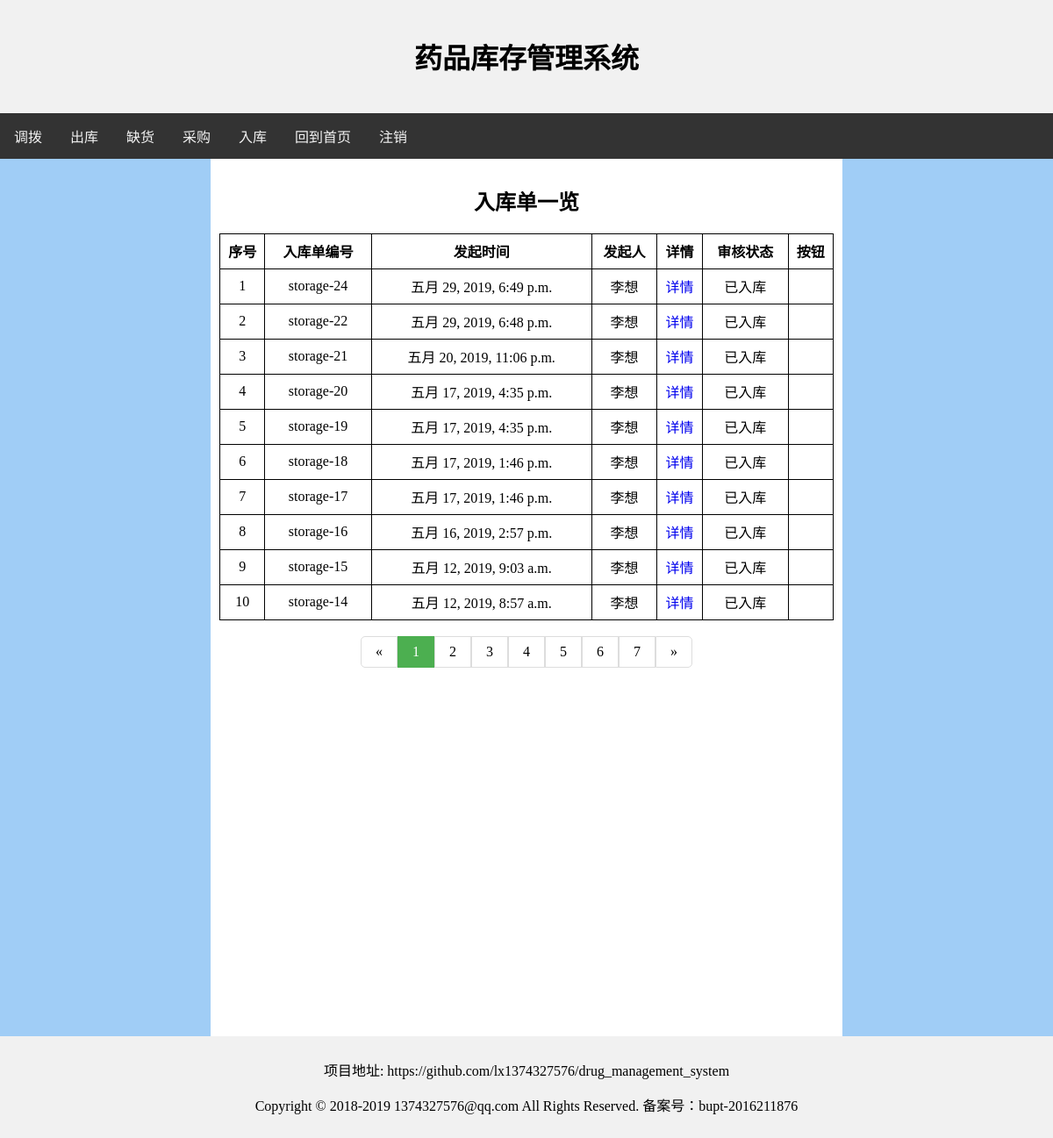
Page /storage/query/1 on the earlier database version.
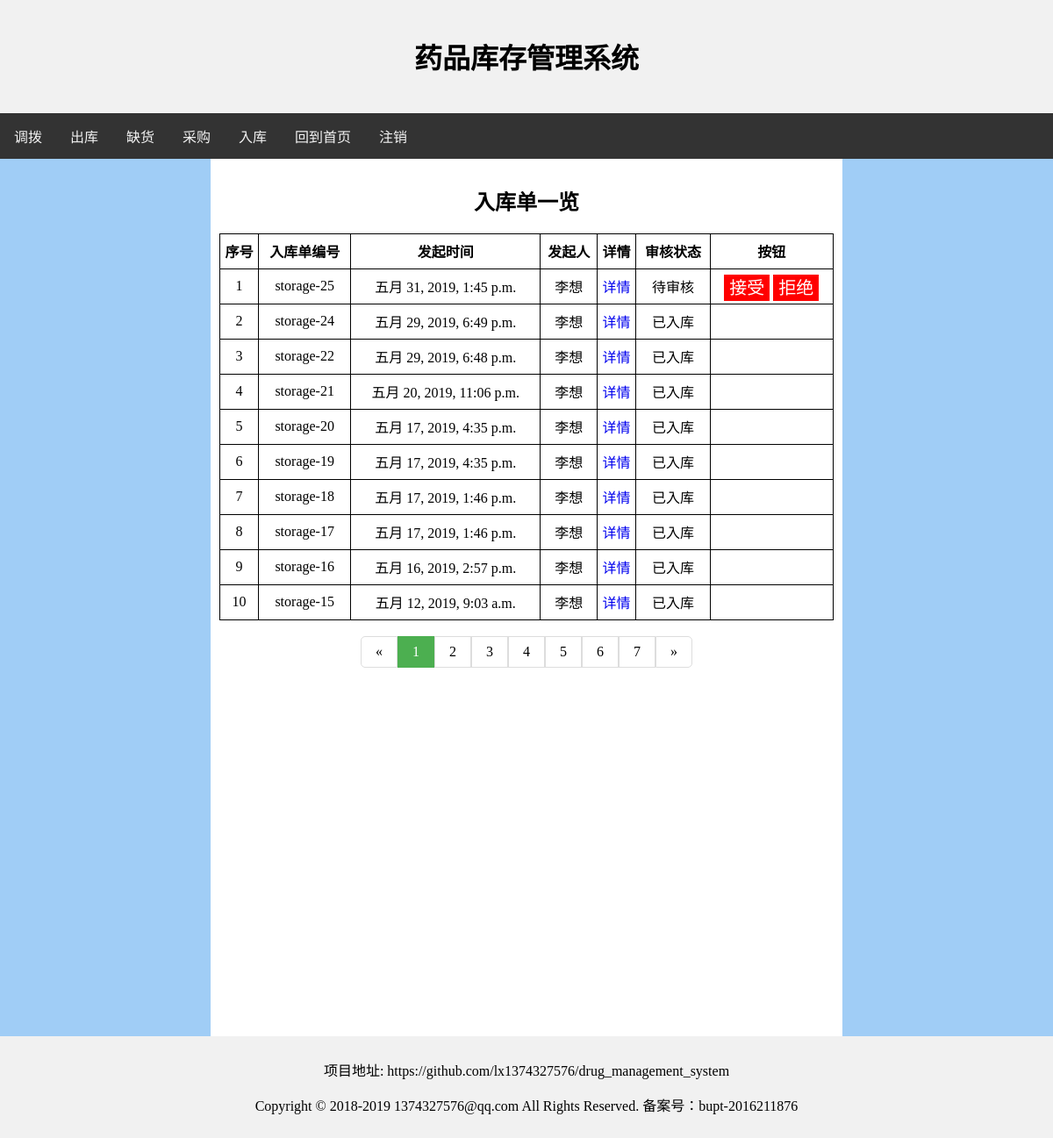
Same page on the later database version.
### storage/models.py (models this page shows)
class Storage(models.Model):
    id = models.IntegerField('id', primary_key=True)
    due_time = models.DateTimeField('due_time', default=timezone.now)
    create_time = models.DateTimeField('create_time', default=timezone.now)
    create_user = models.ForeignKey(User, on_delete=models.CASCADE)
    status = models.IntegerField('status', default=0)  # 0 未审核 1 未入库 2 已入库 3 审核未通过
    check_time = models.DateTimeField('check_time', default=timezone.now)

### user/models.py (models this page shows, shortened)
class User(models.Model):
    id = models.IntegerField('id', primary_key=True)
    user_name = models.CharField('user_name', unique=True, blank=False, max_length=20)
    create_time = models.DateTimeField('create_time', default=timezone.now)
    is_admin = models.BooleanField('is_admin', default=False)
    password = models.CharField('password', blank=False, max_length=20)
    worker_type = models.IntegerField('worker_type', default=0)

### storage/views.py (the view)
# urls.py: path('query/<int:page_id>', views.query_page, name='query_page'),
def query_page(request, page_id):
    storage_list = Storage.objects.all().order_by('status', '-id')
    list_length = storage_list.count()
    if page_id*10 >= list_length+10:
        return HttpResponseRedirect(reverse('storage:query') + str((list_length-1) // 10+1))
    storage_list = storage_list[(page_id-1)*10:min(page_id*10, list_length)]
    status_dict = {
        1: '未入库',
        2: '已入库',
        0: '待审核',
        3: '审核未通过',
    }
    context = {
        'storage_list': storage_list,
        'status_dict': status_dict,
        'page_id': page_id,
        'page_id_minus': page_id-1,
        'page_id_plus': page_id+1,
        'page_id_minus2': page_id-2,
        'page_id_minus3': page_id-3,
        'page_id_plus2': page_id+2,
        'page_id_plus3': page_id+3,
    }
    return render(request, 'storage/query.html', context)

### storage/templates/storage/query.html (shortened to what this page needs)
<html>
    <head>
    </head>
    <body>
        <div class="header">
            <h1>药品库存管理系统</h1>
        </div>
        <div class="topnav">
            <a href="{% url 'demand:demand' %}">调拨</a>
            <a href="{% url 'checkout:checkout' %}">出库</a>
            <a href="{% url 'lack:lack' %}">缺货</a>
            <a href="{% url 'purchase:purchase' %}">采购</a>
            <a href="{% url 'storage:storage' %}">入库</a>
            <a href="{% url 'user:index' %}">回到首页</a>
            <a href="{% url 'user:logout' %}">注销</a>
        </div>
        <div class="row">
            <div class="column left">
            </div>
            <div class="column middle">
                <div class="submit-div">
                    <h2> 入库单一览 </h2>
                </div>
                <table>
                    <tr>
                        <td> <strong>序号</strong> </td>
                        <td> <strong>入库单编号</strong> </td>
                        <td> <strong>发起时间</strong> </td>
                        <td> <strong>发起人</strong> </td>
                        <td> <strong>详情</strong> </td>
                        <td> <strong>审核状态</strong> </td>
                        <td> <strong>按钮</strong> </td>
                    </tr>
                    {% for storage in storage_list %}
                        <tr>
                            {% widthratio page_id_minus 1 10 as page_id_tmp %}
                            <td> {{forloop.counter|add:page_id_tmp}} </td>
                            <td> storage-{{storage.id}} </td>
                            <td> {{storage.create_time}} </td>
                            <td> {{storage.create_user.user_name}} </td>
                            <td><a href="{% url 'storage:query_detail' storage.id %}">详情</a></td>
                            {% if storage.status == 0 %}
                                <td>
                                    {{status_dict.0}}
                                </td>
                                <td>
                                    <a type="button" href="{% url 'storage:accept' storage.id %}" class="submit">接受</a>
                                    <a type="button" href="{% url 'storage:deny' storage.id %}" class="submit">拒绝</a>
                                </td>
                            {% endif %}
                            {% if storage.status == 2 %}
                                <td>
                                    {{status_dict.2}}
                                </td>
                                <td></td>
                            {% endif %}
                        </tr>
                    {% endfor %}
                </table>
                <br>
                <div class="submit-div">
                    <ul class="pagination">
                        {% if page_id < 4 %}
                            {% if page_id == 1 %}
                                <li><a href="{% url 'storage:query_page' 1 %}">«</a></li>
                                <li><a class='active' href="{% url 'storage:query_page' 1 %}">1</a></li>
                                <li><a href="{% url 'storage:query_page' 2 %}">2</a></li>
                                <li><a href="{% url 'storage:query_page' 3 %}">3</a></li>
                                <li><a href="{% url 'storage:query_page' 4 %}">4</a></li>
                            {% endif %}
                            <li><a href="{% url 'storage:query_page' 5 %}">5</a></li>
                            <li><a href="{% url 'storage:query_page' 6 %}">6</a></li>
                            <li><a href="{% url 'storage:query_page' 7 %}">7</a></li>
                            <li><a href="{% url 'storage:query_page' page_id_plus %}">»</a></li>
                        {% endif %}
                    </ul>
                </div>
            </div>
            <div class="column right">
            </div>
        </div>
        <div class="footer">
            <p>项目地址: https://github.com/lx1374327576/drug_management_system</p>
            <p>Copyright © 2018-2019 1374327576@qq.com All Rights Reserved. 备案号：bupt-2016211876</p>
        </div>
    </body>
</html>

Differences in the rows shown:
no longer on this page (row unchanged): Storage: id "14", create_time "五月 12, 2019, 8:57 a.m.", create_user.user_name "李想", status_dict "已入库"
added Storage: id "25", create_time "五月 31, 2019, 1:45 p.m.", create_user.user_name "李想", status_dict "待审核"
